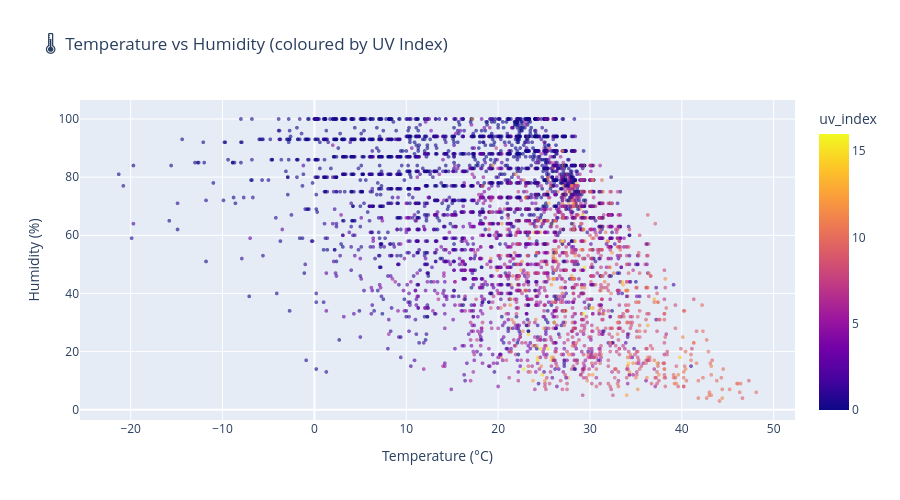

The cell this chart's notebook holds for it:
### Markdown cell above
## 17. Additional: Scatter Plot – Temperature vs Humidity (by Region)

### Code cell
# Scatter: Temp vs Humidity coloured by UV Index
sample = df.sample(5000, random_state=42)

fig = px.scatter(
    sample, x='temperature_celsius', y='humidity',
    color='uv_index',
    color_continuous_scale='plasma',
    hover_data=['country', 'condition_text'],
    title='🌡️  Temperature vs Humidity (coloured by UV Index)',
    labels={'temperature_celsius': 'Temperature (°C)', 'humidity': 'Humidity (%)'}
)
fig.update_traces(marker=dict(size=4, opacity=0.6))
fig.update_layout(height=500)
fig.show()

### Figure 1 — Plotly figure (JSON) as saved in the notebook; plotly's stock layout.template omitted (floating-point values rounded to 4 significant figures; data arrays with more than 128 entries replaced by an {"elided": "..."} marker saying what was removed)
{"data": [{"customdata": {"elided": "5000x2 str values"}, "hovertemplate": "Temperature (°C)=%{x}<br>Humidity (%)=%{y}<br>country=%{customdata[0]}<br>condition_text=%{customdata[1]}<br>uv_index=%{marker.color}<extra></extra>", "legendgroup": "", "marker": {"color": {"elided": "5000 float values"}, "coloraxis": "coloraxis", "opacity": 0.6, "size": 4, "symbol": "circle"}, "mode": "markers", "name": "", "showlegend": false, "type": "scattergl", "x": {"elided": "5000 float values"}, "xaxis": "x", "y": {"elided": "5000 int values"}, "yaxis": "y"}], "layout": {"coloraxis": {"colorbar": {"title": {"text": "uv_index"}}, "colorscale": [[0, "#0d0887"], [0.1111, "#46039f"], [0.2222, "#7201a8"], [0.3333, "#9c179e"], [0.4444, "#bd3786"], [0.5556, "#d8576b"], [0.6667, "#ed7953"], [0.7778, "#fb9f3a"], [0.8889, "#fdca26"], [1, "#f0f921"]]}, "height": 500, "legend": {"tracegroupgap": 0}, "title": {"text": "🌡️  Temperature vs Humidity (coloured by UV Index)"}, "xaxis": {"anchor": "y", "domain": [0, 1], "title": {"text": "Temperature (°C)"}}, "yaxis": {"anchor": "x", "domain": [0, 1], "title": {"text": "Humidity (%)"}}}}
